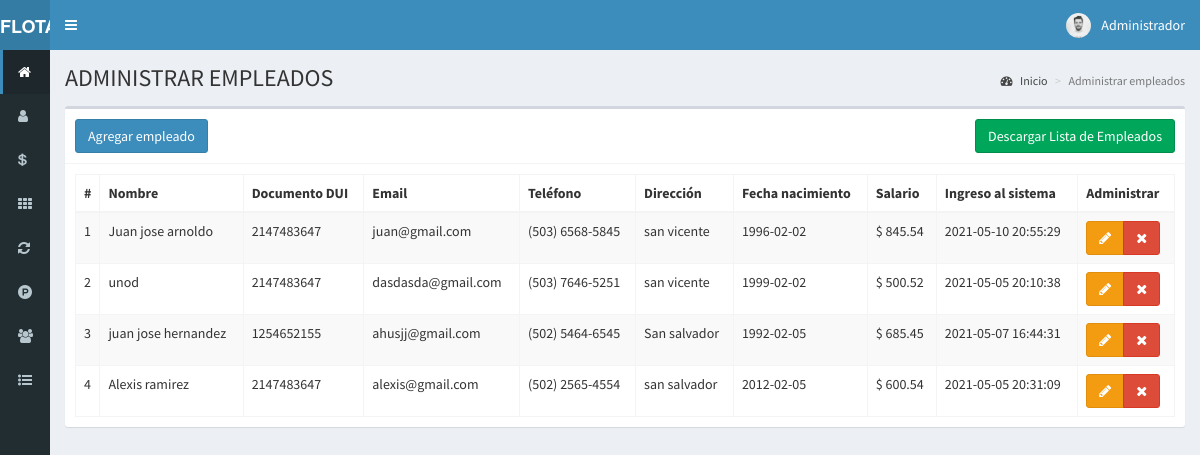
Screenshot of /clientes (signed in) with the database file from the repository.
### tables this page shows
CREATE TABLE `empleados` (
  `id` int(15) NOT NULL,
  `nombre` text NOT NULL,
  `documento` int(11) NOT NULL,
  `email` text NOT NULL,
  `telefono` text NOT NULL,
  `direccion` text NOT NULL,
  `fecha_nacimiento` date NOT NULL,
  `salario` float NOT NULL,
  `ultima_compra` datetime NOT NULL,
  `fecha` timestamp NOT NULL DEFAULT current_timestamp() ON UPDATE current_timestamp()
);

### controladores/plantilla.controlador.php (called while the page is built)
<?php
class ControladorPlantilla{
	static public function ctrPlantilla(){
		include "vistas/plantilla.php";
	}
}

### index.php (called while the page is built, shortened)
<?php
require_once "controladores/plantilla.controlador.php";
require_once "controladores/clientes.controlador.php";
require_once "controladores/mantenimientos.controlador.php";
require_once "modelos/clientes.modelo.php";
$plantilla = new ControladorPlantilla();
$plantilla -> ctrPlantilla();

### controladores/clientes.controlador.php (called while the page is built, shortened)
<?php
class ControladorClientes{
	static public function ctrMostrarClientes($item, $valor){
		$tabla = "empleados";
		$respuesta = ModeloClientes::mdlMostrarClientes($tabla, $item, $valor);
		return $respuesta;
	}
}

### modelos/conexion.php (called while the page is built)
<?php
class Conexion{
	static public function conectar(){
		$link = new PDO("mysql:host=localhost;dbname=sis_inventario",
			            "root",
			            "");
		$link->exec("set names utf8");
		return $link;
	}
}

### modelos/clientes.modelo.php (called while the page is built, shortened)
<?php
require_once "conexion.php";
class ModeloClientes{
	static public function mdlMostrarClientes($tabla, $item, $valor){
		if($item != null){
			$stmt = Conexion::conectar()->prepare("SELECT * FROM $tabla WHERE $item = :$item");
			$stmt -> bindParam(":".$item, $valor, PDO::PARAM_STR);
			$stmt -> execute();
			return $stmt -> fetch();
		}else{
			$stmt = Conexion::conectar()->prepare("SELECT * FROM $tabla");
			$stmt -> execute();
			return $stmt -> fetchAll();
		}
	}
}

### vistas/modulos/clientes.php (the view, shortened to what this page needs)
<div class="content-wrapper">
  <section class="content-header">
    <h1>
      ADMINISTRAR EMPLEADOS
    </h1>
    <ol class="breadcrumb">
      <li><a href="inicio"><i class="fa fa-dashboard"></i> Inicio</a></li>
      <li class="active">Administrar empleados</li>
    </ol>
  </section>
  <section class="content">
    <div class="box">
      <div class="box-header with-border">
        <button class="btn btn-primary" data-toggle="modal" data-target="#modalAgregarCliente">
          Agregar empleado
        </button>
<div class="box-tools pull-right">
        <?php
        if(isset($_GET["fechaInicial"])){
          echo '<a href="vistas/modulos/descargar-empleados.php?Lista_Empleados=Lista_Empleados&fechaInicial='.$_GET["fechaInicial"].'&fechaFinal='.$_GET["fechaFinal"].'">';
        }else{
           echo '<a href="vistas/modulos/descargar-empleados.php?Lista_Empleados=Lista_Empleados">';
        }
        ?>
           <button class="btn btn-success" style="margin-top:5px">Descargar Lista de Empleados</button>
          </a>
        </div>
      </div>
      <div class="box-body">
       <table class="table table-bordered table-striped dt-responsive tablas" width="100%">
        <thead>
         <tr>
           <th style="width:10px">#</th>
           <th>Nombre</th>
           <th>Documento DUI</th>
           <th>Email</th>
           <th>Teléfono</th>
           <th>Dirección</th>
           <th>Fecha nacimiento</th>
           <th>Salario</th>
           <th>Ingreso al sistema</th>
           <th>Administrar</th>
         </tr>
        </thead>
        <tbody>
        <?php
          $item = null;
          $valor = null;
          $clientes = ControladorClientes::ctrMostrarClientes($item, $valor);
          foreach ($clientes as $key => $value) {
            echo '<tr>
                    <td>'.($key+1).'</td>
                    <td>'.$value["nombre"].'</td>
                    <td>'.$value["documento"].'</td>
                    <td>'.$value["email"].'</td>
                    <td>'.$value["telefono"].'</td>
                    <td>'.$value["direccion"].'</td>
                    <td>'.$value["fecha_nacimiento"].'</td>
                    <td>$ '.number_format($value["salario"],2).'</td>
                    <td>'.$value["fecha"].'</td>
                    <td>
                      <div class="btn-group">
                        <button class="btn btn-warning btnEditarCliente" data-toggle="modal" data-target="#modalEditarCliente" idCliente="'.$value["id"].'"><i class="fa fa-pencil"></i></button>';
                      if($_SESSION["perfil"] == "Super Administrador"){
                          echo '<button class="btn btn-danger btnEliminarCliente" idCliente="'.$value["id"].'"><i class="fa fa-times"></i></button>';
                      }
                      echo '</div>
                    </td>
                  </tr>';
            }
        ?>
        </tbody>
       </table>
      </div>
    </div>
  </section>
</div>

### rows the page displays
empleados: nombre "Juan jose arnoldo", documento "2147483647", email "juan@gmail.com", telefono "(503) 6568-5845", direccion "san vicente", fecha_nacimiento "1996-02-02", salario "845.54", fecha "2021-05-10 20:55:29"
empleados: nombre "unod", documento "2147483647", email "dasdasda@gmail.com", telefono "(503) 7646-5251", direccion "san vicente", fecha_nacimiento "1999-02-02", salario "500.52", fecha "2021-05-05 20:10:38"
empleados: nombre "juan jose hernandez", documento "1254652155", email "ahusjj@gmail.com", telefono "(502) 5464-6545", direccion "San salvador", fecha_nacimiento "1992-02-05", salario "685.45", fecha "2021-05-07 16:44:31"
empleados: nombre "Alexis ramirez", documento "2147483647", email "alexis@gmail.com", telefono "(502) 2565-4554", direccion "san salvador", fecha_nacimiento "2012-02-05", salario "600.54", fecha "2021-05-05 20:31:09"

### other values shown
$_SESSION["nombre"] "Administrador"
